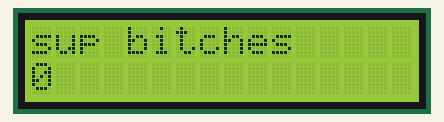
A sketch run on a simulated Arduino Mega 2560, built with avr-gcc and run on an emulated ATmega2560. Parts: 16×2 character LCD.

Above: at 0.1 s.
At 4.1 s:
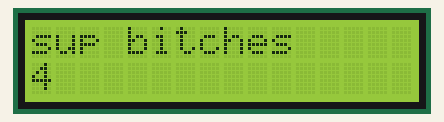
At 9.1 s:
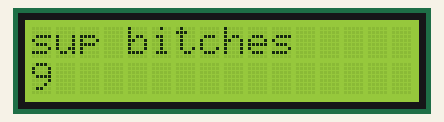
At 19.1 s:
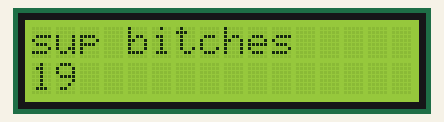
At 28.1 s:
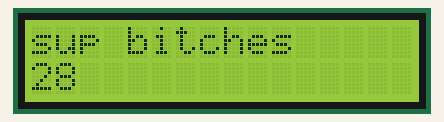
At 38.1 s:
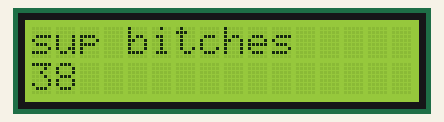

Measured:
- what the display in image 1 shows lasts 1.0 s, from 4.1 s to 5.1 s

The sketch:

LCD.ino
```cpp
//Code for the LCD

#include <LiquidCrystal.h>

int seconds = 0;

LiquidCrystal lcd_1(23, 25, 27, 29, 31, 33);


void setup() {
  // put your setup code here, to run once:
  lcd_1.begin(16,2);

  lcd_1.print("sup bitches");
}

void loop() {
  // put your main code here, to run repeatedly:
  lcd_1.setCursor(0, 1);
  lcd_1.print(seconds);
  delay(1000);
  seconds += 1;
}
```
